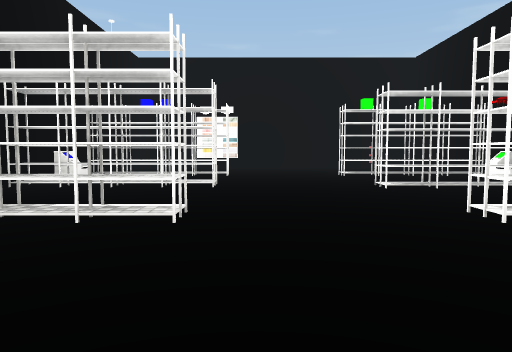
[1] (above)

13 first-person views from a walk through a 3-D level made in the Unity game engine. The camera is 1.3 m above the floor, tilts 4° down and sees 70° across. The floor is counted in squares, 2 m on a side. Each view is taken from the middle of a square. On the plan, view 1 faces up. The plan holds only what a view shows up to about 11 squares ahead; the rest is blank. The place goes on beyond the plan. The player character is not drawn. Door leaves are left out, so doorways stand open. Some surface patterns are stand-ins.

[2]
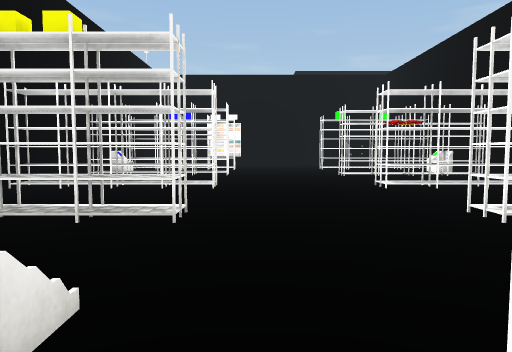

[3]
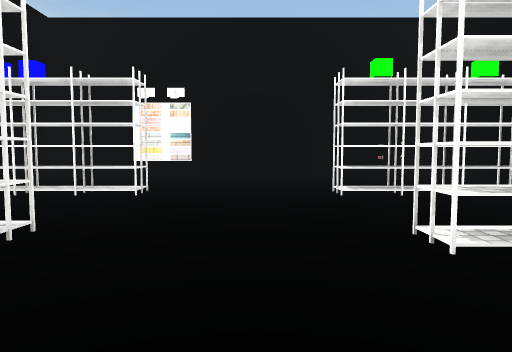

[4]
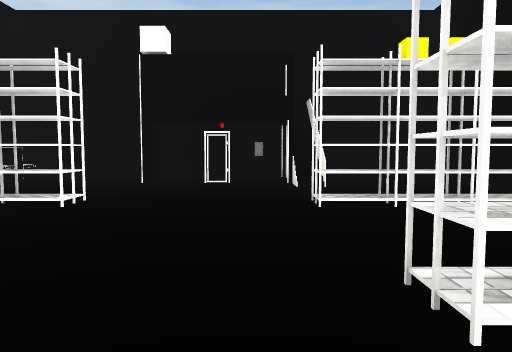

[5]
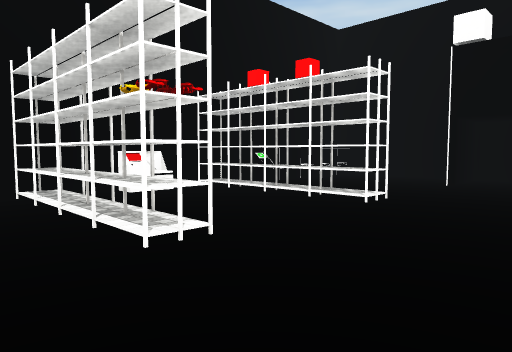

[6]
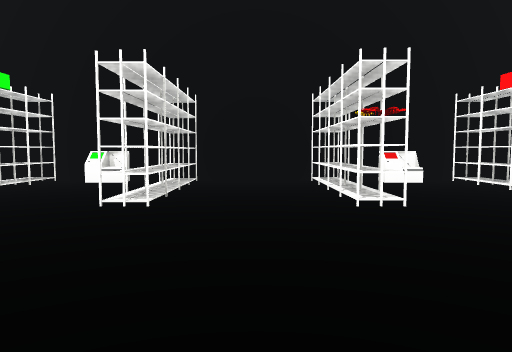

[7]
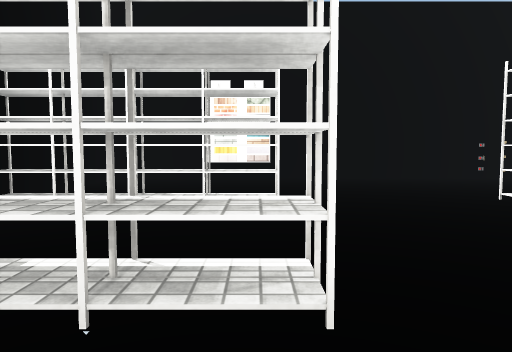

[8]
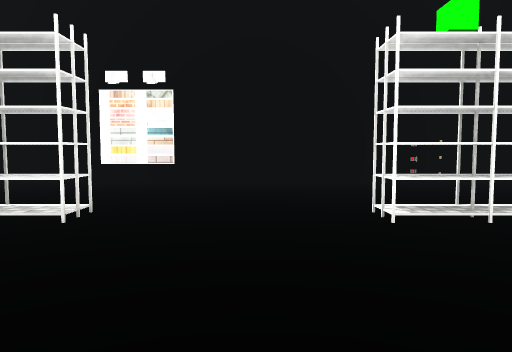

[9]
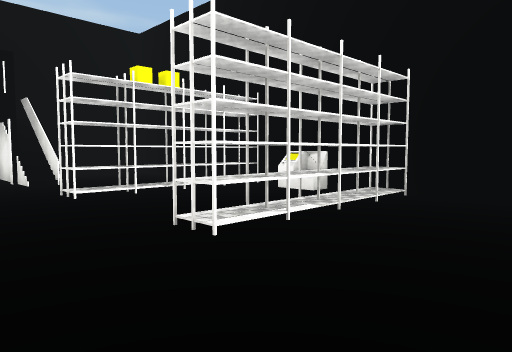

[10]
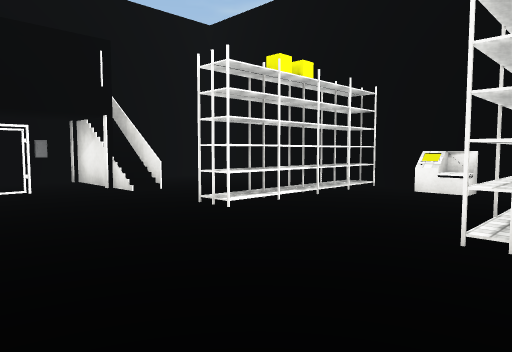

[11]
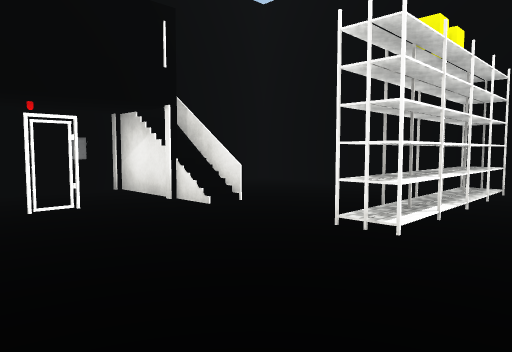

[12]
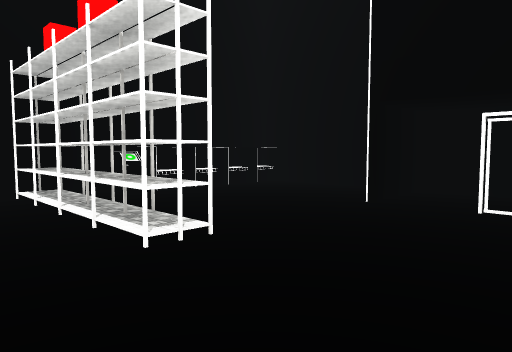

[13]
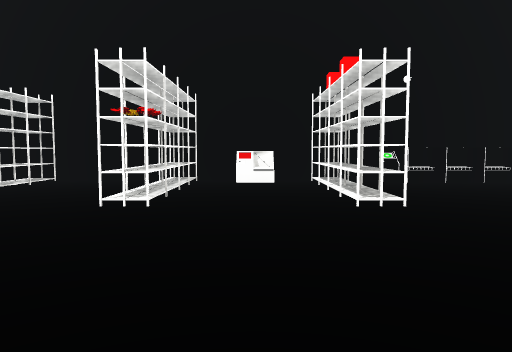

### Floor plan
Points are (right, up) in squares from view 1. A wall is a line through its corners. A room is listed if a view was taken in it or the views show most of it. See-through windows are left out.
Room 1 (views 1, 2, 3, 4, 5, 6, 7, 8, 9, 10, 11, 12, 13)
walls: (5.2, -0.9) (5.8, -0.9); (5.2, -1.6) (5.8, -1.6); (5.2, -2.4) (5.8, -2.4); (5.3, -2.5) (5.3, -0.5); (2.2, -4.1) (2.2, -2.2); (5.7, 13.5) (-4.3, 13.5) (-4.3, -4) (5.7, -4) (5.7, 13.5)
ways out: gap at (-4, 4); gap at (-4, 6); gap at (-4, 10)
objects: console (-4, 2); console (-4, 8); other object (-3, 1) to (-1, 1); other object (-3, 4) to (-1, 4); other object (-3, 6) to (-1, 6); other object (-3, 10) to (-1, 10); other object (-1, -3); other object (0, -4); other object (3, 0) to (5, 1); other object (3, 3) to (5, 4); other object (3, 6) to (5, 7); other object (3, 9) to (5, 10); other object (6, -3); console (6, 2); console (6, 8)

Positions as (right, up) in squares from view 1, and headings:
1: (0, 0), facing up
2: (0, -3), facing up
3: (1, 4), facing up
4: (0, 5), facing down
5: (0, 5), facing down-right
6: (-2, 5), facing right
7: (-1, 5), facing up
8: (1, 6), facing up
9: (1, 6), facing down-left
10: (2, 4), facing down-left
11: (2, 2), facing down-left
12: (0, 2), facing down-right
13: (-2, 2), facing right
